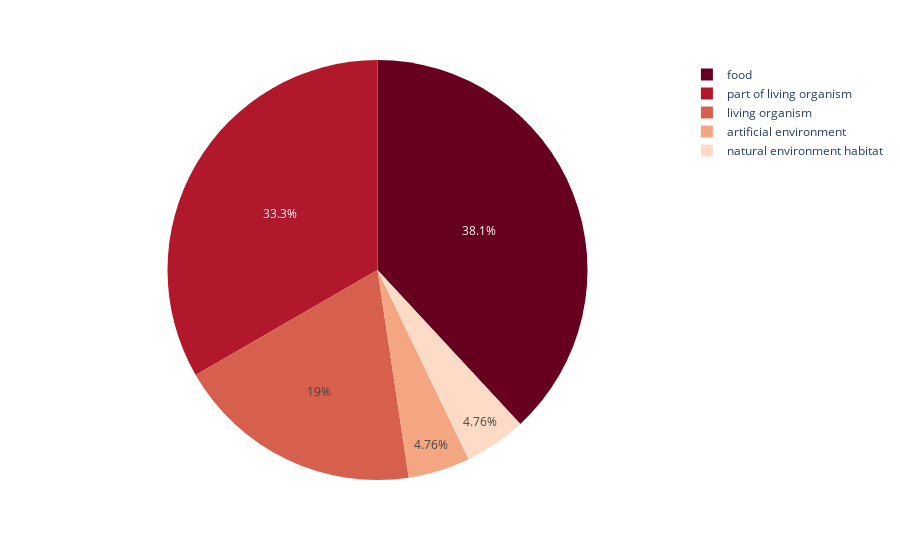

Source (notebook cell):
### Code cell
fig = px.pie(sous_class_general, values='name', names=sous_class_general.index, color_discrete_sequence=px.colors.sequential.RdBu)
fig.show()

### Figure 1 — Plotly figure (JSON) as saved in the notebook; plotly's stock layout.template omitted (floating-point values rounded to 4 significant figures)
{"data": [{"domain": {"x": [0, 1], "y": [0, 1]}, "hoverlabel": {"namelength": 0}, "hovertemplate": "label=%{label}<br>name=%{value}", "labels": ["artificial environment", "food", "living organism", "natural environment habitat", "part of living organism"], "legendgroup": "", "name": "", "showlegend": true, "type": "pie", "values": [1, 8, 4, 1, 7]}], "layout": {"legend": {"tracegroupgap": 0}, "margin": {"t": 60}, "piecolorway": ["rgb(103,0,31)", "rgb(178,24,43)", "rgb(214,96,77)", "rgb(244,165,130)", "rgb(253,219,199)", "rgb(247,247,247)", "rgb(209,229,240)", "rgb(146,197,222)", "rgb(67,147,195)", "rgb(33,102,172)", "rgb(5,48,97)"]}}
